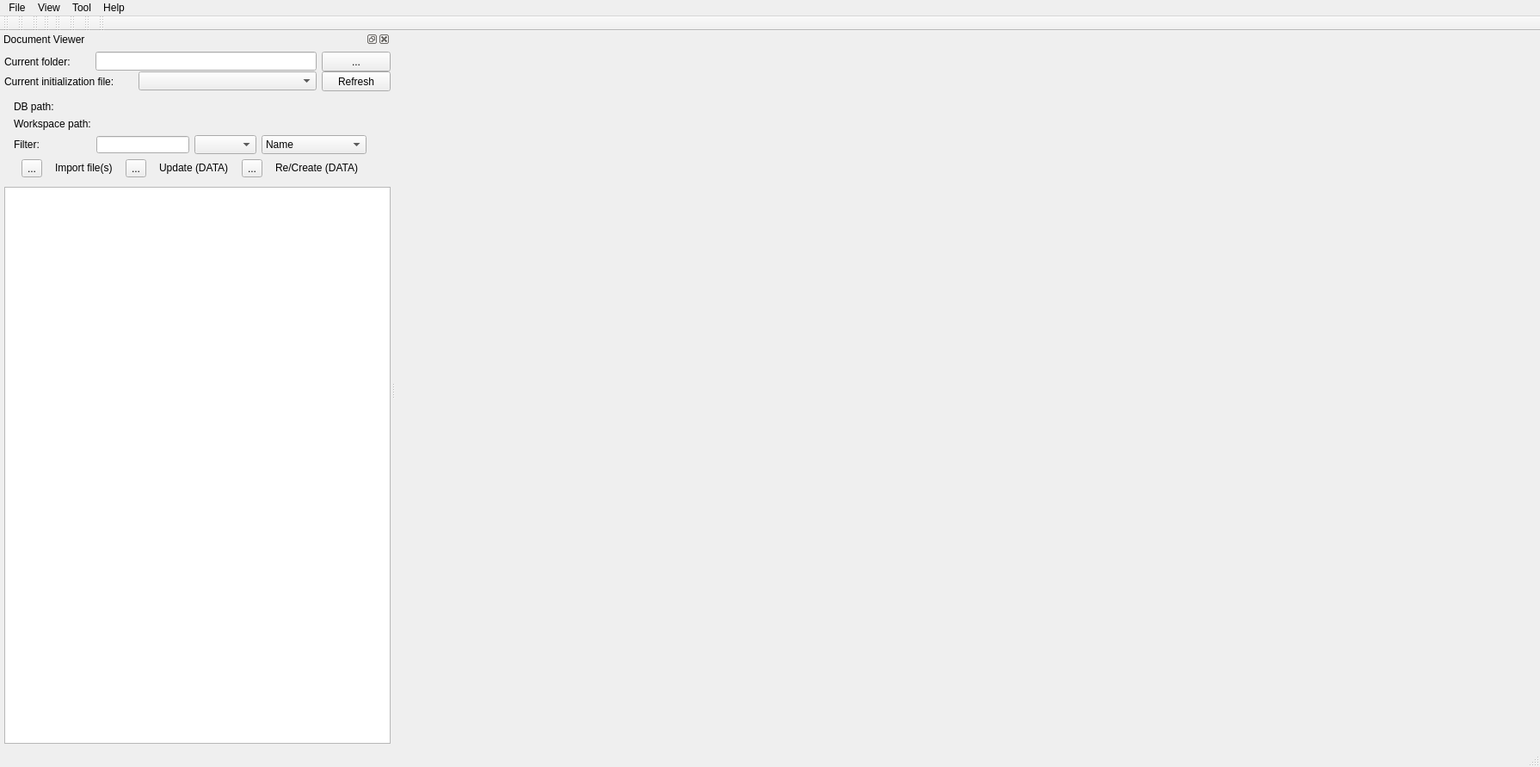
<?xml version="1.0" encoding="UTF-8"?>
<ui version="4.0">
 <class>GTAMainWindow</class>
 <widget class="QMainWindow" name="GTAMainWindow">
  <property name="geometry">
   <rect>
    <x>0</x>
    <y>0</y>
    <width>1790</width>
    <height>891</height>
   </rect>
  </property>
  <property name="sizePolicy">
   <sizepolicy hsizetype="Preferred" vsizetype="Fixed">
    <horstretch>0</horstretch>
    <verstretch>0</verstretch>
   </sizepolicy>
  </property>
  <property name="windowTitle">
   <string>Generic Tool Automation</string>
  </property>
  <property name="windowIcon">
   <iconset resource="../resource.qrc">
    <normaloff>:/images/forms/img/GTAAppIcon.png</normaloff>:/images/forms/img/GTAAppIcon.png</iconset>
  </property>
  <widget class="QWidget" name="centralWidget">
   <layout class="QGridLayout" name="gridLayout">
    <property name="sizeConstraint">
     <enum>QLayout::SetDefaultConstraint</enum>
    </property>
    <property name="leftMargin">
     <number>0</number>
    </property>
    <property name="topMargin">
     <number>0</number>
    </property>
    <property name="rightMargin">
     <number>0</number>
    </property>
    <property name="bottomMargin">
     <number>0</number>
    </property>
    <property name="spacing">
     <number>0</number>
    </property>
    <item row="0" column="0">
     <widget class="QStackedWidget" name="MultiPerspectiveWidget">
      <property name="sizePolicy">
       <sizepolicy hsizetype="Expanding" vsizetype="Expanding">
        <horstretch>0</horstretch>
        <verstretch>0</verstretch>
       </sizepolicy>
      </property>
      <property name="lineWidth">
       <number>1</number>
      </property>
      <property name="currentIndex">
       <number>0</number>
      </property>
      <widget class="QWidget" name="EditorArea">
       <layout class="QGridLayout" name="gridLayout_3">
        <property name="sizeConstraint">
         <enum>QLayout::SetDefaultConstraint</enum>
        </property>
        <property name="leftMargin">
         <number>0</number>
        </property>
        <property name="topMargin">
         <number>0</number>
        </property>
        <property name="rightMargin">
         <number>0</number>
        </property>
        <property name="bottomMargin">
         <number>0</number>
        </property>
        <property name="spacing">
         <number>0</number>
        </property>
        <item row="0" column="0">
         <widget class="GTAEditorFrame" name="EditorFrame">
          <widget class="QWidget" name="horizontalLayoutWidget">
           <property name="geometry">
            <rect>
             <x>930</x>
             <y>290</y>
             <width>160</width>
             <height>80</height>
            </rect>
           </property>
           <layout class="QHBoxLayout" name="horizontalLayout_2"/>
          </widget>
         </widget>
        </item>
       </layout>
      </widget>
     </widget>
    </item>
   </layout>
  </widget>
  <widget class="QStatusBar" name="statusBar">
   <property name="layoutDirection">
    <enum>Qt::LeftToRight</enum>
   </property>
  </widget>
  <widget class="QToolBar" name="ProgramSelToolBar">
   <property name="windowTitle">
    <string>Bench database building</string>
   </property>
   <property name="iconSize">
    <size>
     <width>16</width>
     <height>16</height>
    </size>
   </property>
   <attribute name="toolBarArea">
    <enum>TopToolBarArea</enum>
   </attribute>
   <attribute name="toolBarBreak">
    <bool>false</bool>
   </attribute>
  </widget>
  <widget class="QToolBar" name="GeneralToolBar">
   <property name="windowTitle">
    <string>Execution Tools</string>
   </property>
   <property name="iconSize">
    <size>
     <width>16</width>
     <height>16</height>
    </size>
   </property>
   <attribute name="toolBarArea">
    <enum>TopToolBarArea</enum>
   </attribute>
   <attribute name="toolBarBreak">
    <bool>false</bool>
   </attribute>
  </widget>
  <widget class="QDockWidget" name="DataBrowserDW">
   <property name="sizePolicy">
    <sizepolicy hsizetype="Preferred" vsizetype="Preferred">
     <horstretch>0</horstretch>
     <verstretch>0</verstretch>
    </sizepolicy>
   </property>
   <property name="minimumSize">
    <size>
     <width>454</width>
     <height>503</height>
    </size>
   </property>
   <property name="maximumSize">
    <size>
     <width>524287</width>
     <height>524287</height>
    </size>
   </property>
   <property name="allowedAreas">
    <set>Qt::AllDockWidgetAreas</set>
   </property>
   <property name="windowTitle">
    <string>Document Viewer</string>
   </property>
   <attribute name="dockWidgetArea">
    <number>1</number>
   </attribute>
   <widget class="QWidget" name="dockWidgetContents_3">
    <layout class="QGridLayout" name="gridLayout_4">
     <property name="leftMargin">
      <number>5</number>
     </property>
     <property name="topMargin">
      <number>5</number>
     </property>
     <property name="rightMargin">
      <number>0</number>
     </property>
     <property name="bottomMargin">
      <number>5</number>
     </property>
     <property name="spacing">
      <number>0</number>
     </property>
     <item row="0" column="0">
      <layout class="QHBoxLayout" name="horizontalLayout">
       <item>
        <widget class="QLabel" name="label_current_folder">
         <property name="sizePolicy">
          <sizepolicy hsizetype="Fixed" vsizetype="Fixed">
           <horstretch>0</horstretch>
           <verstretch>0</verstretch>
          </sizepolicy>
         </property>
         <property name="minimumSize">
          <size>
           <width>100</width>
           <height>23</height>
          </size>
         </property>
         <property name="maximumSize">
          <size>
           <width>100</width>
           <height>23</height>
          </size>
         </property>
         <property name="text">
          <string>Current folder:</string>
         </property>
        </widget>
       </item>
       <item>
        <widget class="QLineEdit" name="mutable_label_current_ini_folder">
         <property name="readOnly">
          <bool>true</bool>
         </property>
        </widget>
       </item>
       <item>
        <widget class="QPushButton" name="button_browse_ini">
         <property name="sizePolicy">
          <sizepolicy hsizetype="Fixed" vsizetype="Fixed">
           <horstretch>0</horstretch>
           <verstretch>0</verstretch>
          </sizepolicy>
         </property>
         <property name="minimumSize">
          <size>
           <width>80</width>
           <height>23</height>
          </size>
         </property>
         <property name="maximumSize">
          <size>
           <width>80</width>
           <height>23</height>
          </size>
         </property>
         <property name="text">
          <string>...</string>
         </property>
        </widget>
       </item>
      </layout>
     </item>
     <item row="4" column="0">
      <widget class="GTATreeView" name="DataTV">
       <property name="contextMenuPolicy">
        <enum>Qt::CustomContextMenu</enum>
       </property>
       <property name="dragEnabled">
        <bool>true</bool>
       </property>
       <property name="dragDropMode">
        <enum>QAbstractItemView::InternalMove</enum>
       </property>
       <property name="defaultDropAction">
        <enum>Qt::TargetMoveAction</enum>
       </property>
       <property name="selectionMode">
        <enum>QAbstractItemView::ExtendedSelection</enum>
       </property>
       <property name="uniformRowHeights">
        <bool>true</bool>
       </property>
       <property name="wordWrap">
        <bool>true</bool>
       </property>
      </widget>
     </item>
     <item row="3" column="0">
      <widget class="QWidget" name="widget" native="true">
       <property name="sizePolicy">
        <sizepolicy hsizetype="Fixed" vsizetype="Preferred">
         <horstretch>0</horstretch>
         <verstretch>0</verstretch>
        </sizepolicy>
       </property>
       <property name="maximumSize">
        <size>
         <width>432</width>
         <height>16777215</height>
        </size>
       </property>
       <layout class="QGridLayout" name="gridLayout_5">
        <item row="2" column="0">
         <widget class="QLabel" name="WKpathLB">
          <property name="sizePolicy">
           <sizepolicy hsizetype="Expanding" vsizetype="Preferred">
            <horstretch>0</horstretch>
            <verstretch>0</verstretch>
           </sizepolicy>
          </property>
          <property name="minimumSize">
           <size>
            <width>400</width>
            <height>0</height>
           </size>
          </property>
          <property name="maximumSize">
           <size>
            <width>450</width>
            <height>30</height>
           </size>
          </property>
          <property name="text">
           <string>Workspace path:</string>
          </property>
         </widget>
        </item>
        <item row="3" column="0">
         <layout class="QGridLayout" name="gridLayout_6" columnstretch="0,0,0,0">
          <item row="0" column="0">
           <widget class="QLabel" name="SearchLB">
            <property name="sizePolicy">
             <sizepolicy hsizetype="MinimumExpanding" vsizetype="Preferred">
              <horstretch>0</horstretch>
              <verstretch>0</verstretch>
             </sizepolicy>
            </property>
            <property name="text">
             <string>Filter:</string>
            </property>
           </widget>
          </item>
          <item row="0" column="2">
           <widget class="QComboBox" name="DataTypeCB">
            <property name="sizePolicy">
             <sizepolicy hsizetype="Fixed" vsizetype="Fixed">
              <horstretch>0</horstretch>
              <verstretch>0</verstretch>
             </sizepolicy>
            </property>
            <property name="minimumSize">
             <size>
              <width>0</width>
              <height>20</height>
             </size>
            </property>
           </widget>
          </item>
          <item row="0" column="1">
           <widget class="QLineEdit" name="DataSearchLE">
            <property name="enabled">
             <bool>true</bool>
            </property>
            <property name="sizePolicy">
             <sizepolicy hsizetype="Preferred" vsizetype="Fixed">
              <horstretch>0</horstretch>
              <verstretch>0</verstretch>
             </sizepolicy>
            </property>
            <property name="minimumSize">
             <size>
              <width>0</width>
              <height>0</height>
             </size>
            </property>
            <property name="maximumSize">
             <size>
              <width>200</width>
              <height>20</height>
             </size>
            </property>
            <property name="toolTip">
             <string>Use | as an OR 
Use * as an AND
Use ? to match any single character</string>
            </property>
            <property name="maxLength">
             <number>100</number>
            </property>
            <property name="cursorPosition">
             <number>0</number>
            </property>
           </widget>
          </item>
          <item row="0" column="3">
           <widget class="QComboBox" name="SearchTypeCB">
            <property name="sizePolicy">
             <sizepolicy hsizetype="Fixed" vsizetype="Fixed">
              <horstretch>0</horstretch>
              <verstretch>0</verstretch>
             </sizepolicy>
            </property>
            <property name="currentText">
             <string>Name</string>
            </property>
            <property name="currentIndex">
             <number>0</number>
            </property>
            <item>
             <property name="text">
              <string>Name</string>
             </property>
            </item>
            <item>
             <property name="text">
              <string>Description</string>
             </property>
            </item>
            <item>
             <property name="text">
              <string>GTA Version</string>
             </property>
            </item>
            <item>
             <property name="text">
              <string>UUID</string>
             </property>
            </item>
            <item>
             <property name="text">
              <string>Author</string>
             </property>
            </item>
            <item>
             <property name="text">
              <string>Date Created</string>
             </property>
            </item>
            <item>
             <property name="text">
              <string>Validation Status</string>
             </property>
            </item>
            <item>
             <property name="text">
              <string>Validator</string>
             </property>
            </item>
            <item>
             <property name="text">
              <string>Date Validated</string>
             </property>
            </item>
           </widget>
          </item>
         </layout>
        </item>
        <item row="4" column="0">
         <layout class="QGridLayout" name="gridLayout_2" columnstretch="0,0,0,0,0,0">
          <item row="0" column="4">
           <widget class="QToolButton" name="createPB">
            <property name="text">
             <string>...</string>
            </property>
            <property name="icon">
             <iconset resource="../resource.qrc">
              <normaloff>:/images/forms/img/create.jpg</normaloff>:/images/forms/img/create.jpg</iconset>
            </property>
           </widget>
          </item>
          <item row="0" column="1">
           <widget class="QLabel" name="importLB">
            <property name="sizePolicy">
             <sizepolicy hsizetype="Fixed" vsizetype="Fixed">
              <horstretch>0</horstretch>
              <verstretch>0</verstretch>
             </sizepolicy>
            </property>
            <property name="text">
             <string>Import file(s)</string>
            </property>
            <property name="scaledContents">
             <bool>true</bool>
            </property>
           </widget>
          </item>
          <item row="0" column="3">
           <widget class="QLabel" name="updateLB">
            <property name="sizePolicy">
             <sizepolicy hsizetype="Fixed" vsizetype="Fixed">
              <horstretch>0</horstretch>
              <verstretch>0</verstretch>
             </sizepolicy>
            </property>
            <property name="text">
             <string>Update (DATA)</string>
            </property>
           </widget>
          </item>
          <item row="0" column="5">
           <widget class="QLabel" name="createLB">
            <property name="sizePolicy">
             <sizepolicy hsizetype="Fixed" vsizetype="Fixed">
              <horstretch>0</horstretch>
              <verstretch>0</verstretch>
             </sizepolicy>
            </property>
            <property name="text">
             <string>Re/Create (DATA)</string>
            </property>
           </widget>
          </item>
          <item row="0" column="2">
           <widget class="QToolButton" name="updatePB">
            <property name="sizePolicy">
             <sizepolicy hsizetype="Fixed" vsizetype="Fixed">
              <horstretch>0</horstretch>
              <verstretch>0</verstretch>
             </sizepolicy>
            </property>
            <property name="text">
             <string>...</string>
            </property>
            <property name="icon">
             <iconset resource="../resource.qrc">
              <normaloff>:/images/forms/img/update.jpg</normaloff>:/images/forms/img/update.jpg</iconset>
            </property>
           </widget>
          </item>
          <item row="0" column="0">
           <widget class="QToolButton" name="importPB">
            <property name="enabled">
             <bool>true</bool>
            </property>
            <property name="sizePolicy">
             <sizepolicy hsizetype="Fixed" vsizetype="Fixed">
              <horstretch>0</horstretch>
              <verstretch>0</verstretch>
             </sizepolicy>
            </property>
            <property name="text">
             <string>...</string>
            </property>
            <property name="icon">
             <iconset resource="../resource.qrc">
              <normaloff>:/images/forms/img/import.jpg</normaloff>:/images/forms/img/import.jpg</iconset>
            </property>
           </widget>
          </item>
         </layout>
        </item>
        <item row="1" column="0">
         <widget class="QLabel" name="DBpathLB">
          <property name="sizePolicy">
           <sizepolicy hsizetype="Expanding" vsizetype="Preferred">
            <horstretch>0</horstretch>
            <verstretch>0</verstretch>
           </sizepolicy>
          </property>
          <property name="minimumSize">
           <size>
            <width>400</width>
            <height>0</height>
           </size>
          </property>
          <property name="maximumSize">
           <size>
            <width>450</width>
            <height>30</height>
           </size>
          </property>
          <property name="text">
           <string>DB path:</string>
          </property>
         </widget>
        </item>
       </layout>
      </widget>
     </item>
     <item row="1" column="0">
      <layout class="QHBoxLayout" name="horizontalLayout_3">
       <item>
        <widget class="QLabel" name="label_current_ini_file">
         <property name="sizePolicy">
          <sizepolicy hsizetype="Fixed" vsizetype="Fixed">
           <horstretch>0</horstretch>
           <verstretch>0</verstretch>
          </sizepolicy>
         </property>
         <property name="minimumSize">
          <size>
           <width>150</width>
           <height>23</height>
          </size>
         </property>
         <property name="maximumSize">
          <size>
           <width>150</width>
           <height>23</height>
          </size>
         </property>
         <property name="text">
          <string>Current initialization file:</string>
         </property>
        </widget>
       </item>
       <item>
        <widget class="QComboBox" name="CB_ini_files"/>
       </item>
       <item>
        <widget class="QPushButton" name="button_refresh_ui">
         <property name="sizePolicy">
          <sizepolicy hsizetype="Fixed" vsizetype="Fixed">
           <horstretch>0</horstretch>
           <verstretch>0</verstretch>
          </sizepolicy>
         </property>
         <property name="minimumSize">
          <size>
           <width>80</width>
           <height>23</height>
          </size>
         </property>
         <property name="maximumSize">
          <size>
           <width>80</width>
           <height>23</height>
          </size>
         </property>
         <property name="text">
          <string>Refresh</string>
         </property>
        </widget>
       </item>
      </layout>
     </item>
    </layout>
   </widget>
  </widget>
  <widget class="QToolBar" name="EditorToolBar">
   <property name="windowTitle">
    <string>Command Editor</string>
   </property>
   <property name="iconSize">
    <size>
     <width>16</width>
     <height>16</height>
    </size>
   </property>
   <attribute name="toolBarArea">
    <enum>TopToolBarArea</enum>
   </attribute>
   <attribute name="toolBarBreak">
    <bool>false</bool>
   </attribute>
  </widget>
  <widget class="QToolBar" name="EditorFileToolBar">
   <property name="windowTitle">
    <string>File Editor</string>
   </property>
   <property name="styleSheet">
    <string notr="true">
					QToolBar{
					spacing:3px;
					}
				</string>
   </property>
   <property name="iconSize">
    <size>
     <width>16</width>
     <height>16</height>
    </size>
   </property>
   <attribute name="toolBarArea">
    <enum>TopToolBarArea</enum>
   </attribute>
   <attribute name="toolBarBreak">
    <bool>false</bool>
   </attribute>
  </widget>
  <widget class="QToolBar" name="ResultToolBar">
   <property name="windowTitle">
    <string>Result Toolbar</string>
   </property>
   <property name="iconSize">
    <size>
     <width>16</width>
     <height>16</height>
    </size>
   </property>
   <attribute name="toolBarArea">
    <enum>TopToolBarArea</enum>
   </attribute>
   <attribute name="toolBarBreak">
    <bool>false</bool>
   </attribute>
  </widget>
  <widget class="QToolBar" name="EditorViewToolBar">
   <property name="windowTitle">
    <string>View</string>
   </property>
   <property name="iconSize">
    <size>
     <width>16</width>
     <height>16</height>
    </size>
   </property>
   <attribute name="toolBarArea">
    <enum>TopToolBarArea</enum>
   </attribute>
   <attribute name="toolBarBreak">
    <bool>false</bool>
   </attribute>
  </widget>
  <widget class="QToolBar" name="GitToolBar">
   <property name="windowTitle">
    <string>Git Repository Actions</string>
   </property>
   <property name="iconSize">
    <size>
     <width>16</width>
     <height>16</height>
    </size>
   </property>
   <attribute name="toolBarArea">
    <enum>TopToolBarArea</enum>
   </attribute>
   <attribute name="toolBarBreak">
    <bool>false</bool>
   </attribute>
  </widget>
  <widget class="QToolBar" name="ExportToolBar">
   <property name="windowTitle">
    <string>Export ToolBar</string>
   </property>
   <property name="iconSize">
    <size>
     <width>16</width>
     <height>16</height>
    </size>
   </property>
   <attribute name="toolBarArea">
    <enum>TopToolBarArea</enum>
   </attribute>
   <attribute name="toolBarBreak">
    <bool>false</bool>
   </attribute>
  </widget>
  <widget class="QMenuBar" name="menuBar">
   <property name="geometry">
    <rect>
     <x>0</x>
     <y>0</y>
     <width>1790</width>
     <height>21</height>
    </rect>
   </property>
   <property name="contextMenuPolicy">
    <enum>Qt::PreventContextMenu</enum>
   </property>
   <widget class="QMenu" name="menuView">
    <property name="title">
     <string>View</string>
    </property>
    <widget class="QMenu" name="menuShow_Hide">
     <property name="title">
      <string>Show/Hide</string>
     </property>
     <addaction name="actionData_Browser"/>
     <addaction name="actionLogView"/>
     <addaction name="actionApplication_Logs"/>
    </widget>
    <widget class="QMenu" name="menuPerspective">
     <property name="title">
      <string>Perspective</string>
     </property>
     <addaction name="actionEditorView"/>
     <addaction name="actionResultAnalyzerView"/>
    </widget>
    <widget class="QMenu" name="menuSubwindow">
     <property name="title">
      <string>Subwindow </string>
     </property>
     <addaction name="actionTabbedView"/>
     <addaction name="actionMultiWindowView"/>
    </widget>
    <addaction name="menuShow_Hide"/>
    <addaction name="separator"/>
    <addaction name="menuPerspective"/>
    <addaction name="separator"/>
    <addaction name="menuSubwindow"/>
    <addaction name="separator"/>
    <addaction name="actionView_Header"/>
    <addaction name="separator"/>
    <addaction name="actionSummary_conclusion"/>
   </widget>
   <widget class="QMenu" name="menuTool">
    <property name="title">
     <string>Tool</string>
    </property>
    <widget class="QMenu" name="menuExport">
     <property name="title">
      <string>Export</string>
     </property>
     <addaction name="actionScxml"/>
     <addaction name="actionLTR"/>
    </widget>
    <widget class="QMenu" name="menuImport">
     <property name="title">
      <string>Import</string>
     </property>
     <addaction name="separator"/>
     <addaction name="ExternalPluginImport"/>
    </widget>
    <addaction name="actionConfiguration"/>
    <addaction name="actionTheme"/>
    <addaction name="menuExport"/>
    <addaction name="menuImport"/>
    <addaction name="separator"/>
    <addaction name="actionLaunch_Scxml"/>
    <addaction name="separator"/>
   </widget>
   <widget class="QMenu" name="menuFile">
    <property name="title">
     <string>File</string>
    </property>
    <widget class="QMenu" name="menuRecent_Sessions">
     <property name="title">
      <string>Recent Sessions</string>
     </property>
    </widget>
    <addaction name="actionOpen"/>
    <addaction name="separator"/>
    <addaction name="actionOpen_bench_configuration"/>
    <addaction name="separator"/>
    <addaction name="menuRecent_Sessions"/>
    <addaction name="actionSession_Manager"/>
    <addaction name="separator"/>
    <addaction name="separator"/>
    <addaction name="actionPrint"/>
    <addaction name="separator"/>
    <addaction name="actionExit"/>
   </widget>
   <widget class="QMenu" name="menuHelp">
    <property name="title">
     <string>Help</string>
    </property>
    <addaction name="actionAbout"/>
    <addaction name="actionUser_Guide"/>
    <addaction name="actionKeyboard_Shortcuts"/>
    <addaction name="actionVersion_Tools"/>
   </widget>
   <addaction name="menuFile"/>
   <addaction name="menuView"/>
   <addaction name="menuTool"/>
   <addaction name="menuHelp"/>
  </widget>
  <action name="actionHeader">
   <property name="checkable">
    <bool>true</bool>
   </property>
   <property name="text">
    <string>Header</string>
   </property>
  </action>
  <action name="actionData_Browser">
   <property name="checkable">
    <bool>true</bool>
   </property>
   <property name="text">
    <string>Document Viewer</string>
   </property>
   <property name="toolTip">
    <string>Document Viewer window</string>
   </property>
  </action>
  <action name="actionConfiguration">
   <property name="text">
    <string>Configuration</string>
   </property>
  </action>
  <action name="actionFlight_Control">
   <property name="text">
    <string>Flight Control</string>
   </property>
  </action>
  <action name="actionCRDC">
   <property name="text">
    <string>CRDC</string>
   </property>
  </action>
  <action name="actionUpdate_Database">
   <property name="checkable">
    <bool>true</bool>
   </property>
   <property name="text">
    <string>Update Database From Library</string>
   </property>
  </action>
  <action name="actionExit">
   <property name="icon">
    <iconset resource="../resource.qrc">
     <normaloff>:/images/forms/img/CANCEL.jpg</normaloff>:/images/forms/img/CANCEL.jpg</iconset>
   </property>
   <property name="text">
    <string>Exit</string>
   </property>
  </action>
  <action name="actionScxml">
   <property name="icon">
    <iconset resource="../resource.qrc">
     <normaloff>:/images/forms/img/ExportXml.png</normaloff>:/images/forms/img/ExportXml.png</iconset>
   </property>
   <property name="text">
    <string>Scxml</string>
   </property>
   <property name="toolTip">
    <string>
					&lt;!DOCTYPE HTML PUBLIC &quot;-//W3C//DTD HTML 4.0//EN&quot; &quot;http://www.w3.org/TR/REC-html40/strict.dtd&quot;&gt;
					&lt;html&gt;&lt;head&gt;&lt;meta name=&quot;qrichtext&quot; content=&quot;1&quot; /&gt;&lt;style type=&quot;text/css&quot;&gt;
					p, li { white-space: pre-wrap; }
					&lt;/style&gt;&lt;/head&gt;&lt;body style=&quot; font-family:'MS Shell Dlg 2'; font-size:8.25pt; font-weight:400; font-style:normal;&quot;&gt;
					&lt;p style=&quot; margin-top:0px; margin-bottom:0px; margin-left:0px; margin-right:0px; -qt-block-indent:0; text-indent:0px;&quot;&gt;&lt;span style=&quot; font-size:8pt; font-weight:600; text-decoration: underline;&quot;&gt;Export Scxml:&lt;/span&gt;&lt;/p&gt;
					&lt;p style=&quot; margin-top:0px; margin-bottom:0px; margin-left:0px; margin-right:0px; -qt-block-indent:0; text-indent:0px;&quot;&gt;&lt;span style=&quot; font-size:8pt;&quot;&gt;This command export the element data in editor to a scxml file&lt;/span&gt;&lt;/p&gt;&lt;/body&gt;&lt;/html&gt;
				</string>
   </property>
   <property name="shortcut">
    <string>Ctrl+Shift+E</string>
   </property>
  </action>
  <action name="actionLTR">
   <property name="icon">
    <iconset resource="../resource.qrc">
     <normaloff>:/images/forms/img/ExportLTRA.png</normaloff>:/images/forms/img/ExportLTRA.png</iconset>
   </property>
   <property name="text">
    <string>LTR\LTRA</string>
   </property>
   <property name="toolTip">
    <string>
					&lt;!DOCTYPE HTML PUBLIC &quot;-//W3C//DTD HTML 4.0//EN&quot; &quot;http://www.w3.org/TR/REC-html40/strict.dtd&quot;&gt;
					&lt;html&gt;&lt;head&gt;&lt;meta name=&quot;qrichtext&quot; content=&quot;1&quot; /&gt;&lt;style type=&quot;text/css&quot;&gt;
					p, li { white-space: pre-wrap; }
					&lt;/style&gt;&lt;/head&gt;&lt;body style=&quot; font-family:'MS Shell Dlg 2'; font-size:8.25pt; font-weight:400; font-style:normal;&quot;&gt;
					&lt;p style=&quot; margin-top:0px; margin-bottom:0px; margin-left:0px; margin-right:0px; -qt-block-indent:0; text-indent:0px;&quot;&gt;&lt;span style=&quot; font-size:8pt; font-weight:600; text-decoration: underline;&quot;&gt;Lab Test Report (LTR):&lt;/span&gt;&lt;/p&gt;
					&lt;p style=&quot; margin-top:0px; margin-bottom:0px; margin-left:0px; margin-right:0px; -qt-block-indent:0; text-indent:0px;&quot;&gt;&lt;span style=&quot; font-size:8pt;&quot;&gt;This command export the lab test report &lt;/span&gt;&lt;/p&gt;&lt;/body&gt;&lt;/html&gt;
				</string>
   </property>
   <property name="shortcut">
    <string>Ctrl+Shift+L</string>
   </property>
  </action>
  <action name="actionTheme">
   <property name="text">
    <string>Theme</string>
   </property>
  </action>
  <action name="actionAbout">
   <property name="icon">
    <iconset resource="../resource.qrc">
     <normaloff>:/images/forms/img/About.png</normaloff>:/images/forms/img/About.png</iconset>
   </property>
   <property name="text">
    <string>About GTA</string>
   </property>
  </action>
  <action name="actionSaveHeader">
   <property name="text">
    <string>Save Header</string>
   </property>
  </action>
  <action name="actionOpen">
   <property name="text">
    <string>Open</string>
   </property>
  </action>
  <action name="actionSearch_Replace">
   <property name="icon">
    <iconset resource="../resource.qrc">
     <normaloff>:/images/forms/img/SEARCH.png</normaloff>:/images/forms/img/SEARCH.png</iconset>
   </property>
   <property name="text">
    <string>Search/Replace</string>
   </property>
   <property name="shortcut">
    <string>Ctrl+F</string>
   </property>
  </action>
  <action name="actionNew_Header">
   <property name="text">
    <string>New Header</string>
   </property>
  </action>
  <action name="actionUser_Guide">
   <property name="icon">
    <iconset resource="../resource.qrc">
     <normaloff>:/images/forms/img/Help1.png</normaloff>:/images/forms/img/Help1.png</iconset>
   </property>
   <property name="text">
    <string>User Guide</string>
   </property>
  </action>
  <action name="actionKeyboard_Shortcuts">
   <property name="text">
    <string>Keyboard Shortcuts</string>
   </property>
  </action>
  <action name="actionInit_subsribe_start">
   <property name="checkable">
    <bool>true</bool>
   </property>
   <property name="checked">
    <bool>true</bool>
   </property>
   <property name="text">
    <string>init subscribe start</string>
   </property>
  </action>
  <action name="actionInit_subscribe_end">
   <property name="checkable">
    <bool>true</bool>
   </property>
   <property name="checked">
    <bool>true</bool>
   </property>
   <property name="text">
    <string>init subscribe end</string>
   </property>
  </action>
  <action name="actionFlat_Script">
   <property name="text">
    <string>Flat Script</string>
   </property>
  </action>
  <action name="actionLaunch_Scxml">
   <property name="icon">
    <iconset resource="../resource.qrc">
     <normaloff>:/images/forms/img/Launch.png</normaloff>:/images/forms/img/Launch.png</iconset>
   </property>
   <property name="text">
    <string>Launch Scxml</string>
   </property>
   <property name="shortcut">
    <string>F5</string>
   </property>
  </action>
  <action name="actionImport">
   <property name="text">
    <string>Import</string>
   </property>
  </action>
  <action name="ExternalPluginImport">
   <property name="icon">
    <iconset resource="../resource.qrc">
     <normaloff>:/images/forms/img/ExternalPlugin.png</normaloff>:/images/forms/img/ExternalPlugin.png</iconset>
   </property>
   <property name="text">
    <string>External Plugins</string>
   </property>
  </action>
  <action name="actionEditorView">
   <property name="checkable">
    <bool>false</bool>
   </property>
   <property name="text">
    <string>View</string>
   </property>
  </action>
  <action name="actionResultAnalyzerView">
   <property name="checkable">
    <bool>false</bool>
   </property>
   <property name="text">
    <string>Result Analyzer View</string>
   </property>
  </action>
  <action name="actionTabbedView">
   <property name="text">
    <string>Tabbed View</string>
   </property>
  </action>
  <action name="actionMultiWindowView">
   <property name="text">
    <string>Multi Window View</string>
   </property>
  </action>
  <action name="actionLogView">
   <property name="checkable">
    <bool>true</bool>
   </property>
   <property name="text">
    <string>Log Window</string>
   </property>
   <property name="toolTip">
    <string>Displays check compatibility and other logs</string>
   </property>
  </action>
  <action name="actionView_Header">
   <property name="text">
    <string>View Header</string>
   </property>
  </action>
  <action name="actionSession_Manager">
   <property name="text">
    <string>Session Manager..</string>
   </property>
  </action>
  <action name="actionDefault">
   <property name="checkable">
    <bool>true</bool>
   </property>
   <property name="checked">
    <bool>true</bool>
   </property>
   <property name="text">
    <string>Default</string>
   </property>
  </action>
  <action name="actionLaunch_with_Sequencer">
   <property name="icon">
    <iconset resource="../resource.qrc">
     <normaloff>:/images/forms/img/LaunchSequence.png</normaloff>:/images/forms/img/LaunchSequence.png</iconset>
   </property>
   <property name="text">
    <string>Launch with Sequencer</string>
   </property>
  </action>
  <action name="actionPrint">
   <property name="text">
    <string>Save to Print</string>
   </property>
  </action>
  <action name="actionDebugWindow">
   <property name="text">
    <string>Debug Window</string>
   </property>
  </action>
  <action name="actionApplication_Logs">
   <property name="text">
    <string>Application Log Window</string>
   </property>
   <property name="toolTip">
    <string>Displays Developer Logs of the application</string>
   </property>
  </action>
  <action name="actionLiveView">
   <property name="text">
    <string>Live View</string>
   </property>
  </action>
  <action name="actionSave_Parameter_List">
   <property name="text">
    <string>Save Parameter List</string>
   </property>
  </action>
  <action name="actionImport_Parameters">
   <property name="text">
    <string>Import Parameters</string>
   </property>
  </action>
  <action name="actionSave_Parameter_List_2">
   <property name="text">
    <string>Save Parameter List</string>
   </property>
  </action>
  <action name="actionSave_ParameterList">
   <property name="text">
    <string>Save Parameter List</string>
   </property>
  </action>
  <action name="actionImport_Param">
   <property name="text">
    <string>Import Parameters</string>
   </property>
  </action>
  <action name="actionOpen_bench_configuration">
   <property name="text">
    <string>Open bench configuration file</string>
   </property>
  </action>
  <action name="actionVersion_Tools">
   <property name="text">
    <string>Version Tools</string>
   </property>
  </action>
  <action name="actionSummary_conclusion">
   <property name="text">
    <string>Purpose &amp;&amp; conclusion</string>
   </property>
  </action>
 </widget>
 <layoutdefault spacing="6" margin="11"/>
 <customwidgets>
  <customwidget>
   <class>GTATreeView</class>
   <extends>QTreeView</extends>
   <header>GTAtreeview.h</header>
  </customwidget>
  <customwidget>
   <class>GTAEditorFrame</class>
   <extends>QFrame</extends>
   <header>GTAeditorframe.h</header>
   <container>1</container>
  </customwidget>
 </customwidgets>
 <resources>
  <include location="../resource.qrc"/>
 </resources>
 <connections/>
</ui>
